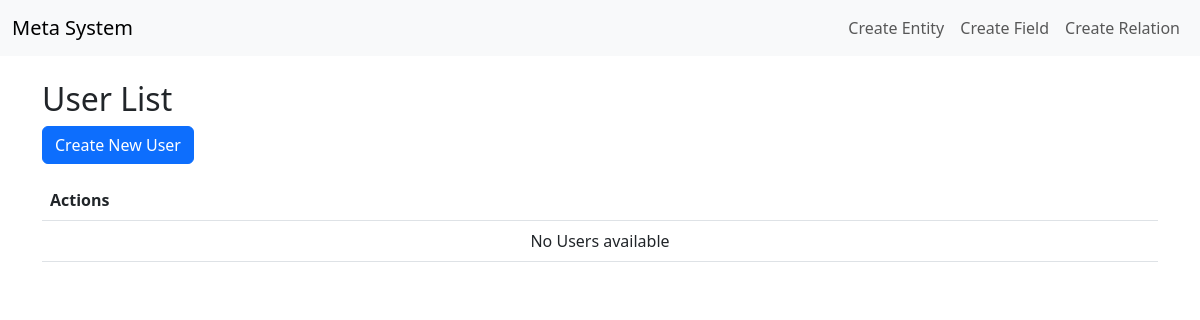
The page /user/ on the database as committed earlier.
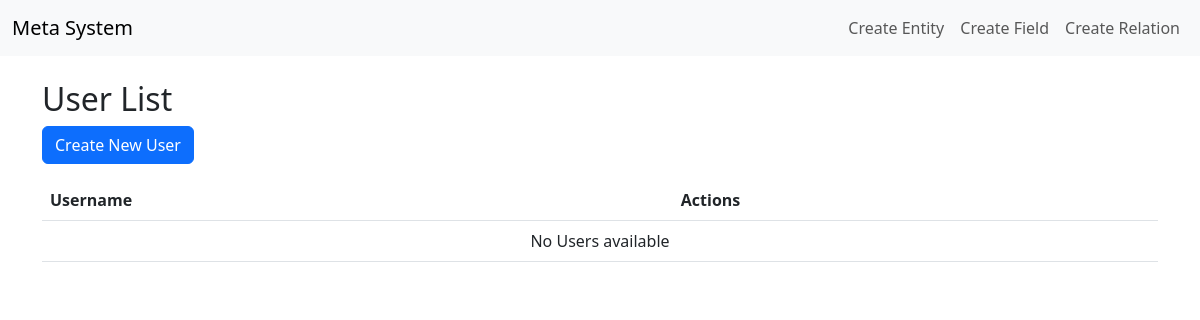
The same page on the database as committed later.
### core/models.py (models this page shows, shortened)
class Field(models.Model):
    FIELD_TYPES = (
        ('char', 'String'),
        ('int', 'Integer'),
        ('float', 'Float'),
        ('bool', 'Boolean'),
        ('date', 'Date'),
        ('text', 'Text'),
        ('email', 'Email'),
    )
    entity = models.ForeignKey(Entity, on_delete=models.CASCADE, related_name='fields')
    name = models.CharField(max_length=100)
    field_type = models.CharField(max_length=20, choices=FIELD_TYPES)
    is_required = models.BooleanField(default=False)
    max_length = models.PositiveIntegerField(null=True, blank=True)
    default_value = models.CharField(max_length=255, null=True, blank=True)
    class Meta:
        unique_together = ('entity', 'name')
        verbose_name = "Field"
        verbose_name_plural = "Fields"

### core/generated_views.py (the view)
# urls.py: path('user/', UserListView.as_view(), name='user_list'),
class UserListView(ListView):
    model = User
    template_name = 'generated/user_list.html'
    context_object_name = 'users'
    def get_context_data(self, **kwargs):
        context = super().get_context_data(**kwargs)
        context['fields'] = [field.name for field in Field.objects.filter(entity__name='User')]
        return context

### templates/generated/user_list.html (shortened to what this page needs)
{% extends 'base.html' %}
{% block content %}
<h2>User List</h2>
<a href="{% url 'user_create' %}" class="btn btn-primary mb-3">Create New User</a>
<table class="table">
    <thead>
        <tr>
            {% for field in fields %}
            <th>{{ field|title }}</th>
            {% endfor %}
            <th>Actions</th>
        </tr>
    </thead>
    <tbody>
        {% for user in users %}
        <tr>
            {% for field in fields %}
            <td>
                {% if user.field %}
                {{ user.field }}
                {% else %}N/A
                {% endif %}
            </td>
            {% endfor %}
            <td>
                <a href="{% url 'user_edit' user.pk %}" class="btn btn-sm btn-warning">Edit</a>
                <a href="{% url 'user_delete' user.pk %}" class="btn btn-sm btn-danger">Delete</a>
            </td>
        </tr>
        {% empty %}
        <tr><td colspan="{{ fields|length|add:1 }}" class="text-center">No Users available</td></tr>
        {% endfor %}
    </tbody>
</table>
{% endblock %}

Rows that differ between the two databases and show on the page:
added Field: fields "Username"
